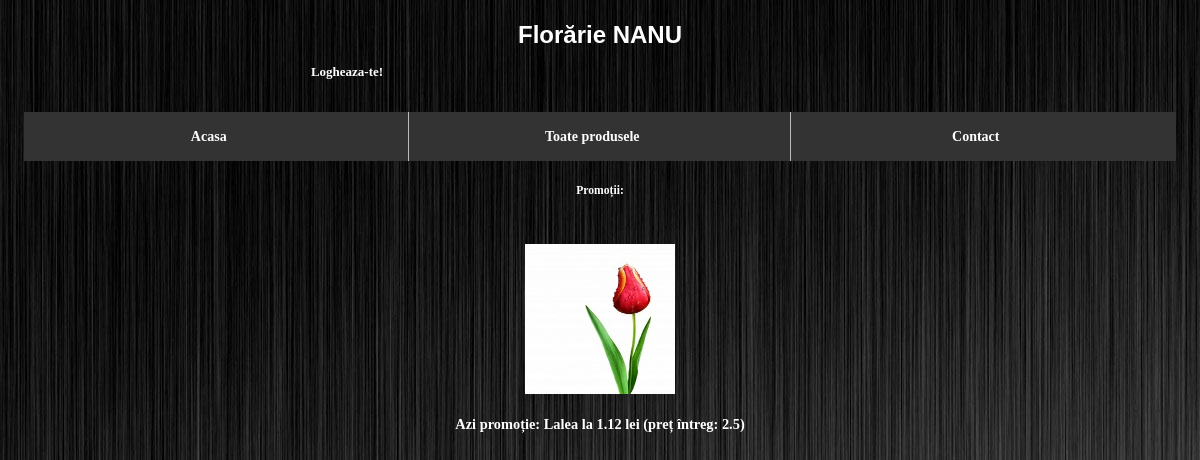
The page / on the database its author committed.
### flori/models.py (models this page shows)
class Produse(models.Model):
    nume=models.CharField(max_length=60)
    poza = models.ImageField(upload_to='poze/', default='poze/none.png',
                                  null=True, blank=True)
    descriere=models.TextField()
    pret=models.FloatField()
    pret_cumparare = models.FloatField()
    stoc=models.IntegerField(default=0)
    tip = models.CharField(max_length=9, choices=tip_CHOICES, default='Floare')

### flori/views.py (the view)
# urls.py: path('', fv.index, name = 'index'),
def index(request):
    cart = _extragere_cos(request)
    return render(request, 'index.html', {'floare_r': floare_r, 'cos': sum(cart.values()),
                                          'username':request.user.username})

### flori/views.py (called while the page is built)
def _extragere_cos(request):
  if not request.session.has_key('cart'):
    return {}
  else:
    return request.session['cart']

### templates/index.html (shortened to what this page needs)
<!DOCTYPE html>
<html lang="en">
<head>
</head>
<body>
{% extends "./base.html" %}
{% load static %}
{% block content %}
<h5>Promoții:</h5>
<div class="listare">
    <a href="{% url 'entry' floare_r.id %}">
        <img  class="poza_l" src="{% static floare_r.poza.url %}" />
        <p>Azi promoție: {{floare_r.nume}} la
                            {{floare_r.pret_cumparare | floatformat:2}} lei (preț întreg: {{floare_r.pret}})</p>
    </a>
</div>
{% endblock content %}

### static/main1.css (style rules this page uses)
body { font: bold 14px/1.5em Verdana; background: url(fundal.jpg) ; background-size: auto; background-color: #cccccc; margin: 1vmax; padding: 1vmax; opacity: 1; color: white; text-align:center; align:center; }
p { text-decoration: none; color: white; font-size:.9rem; }
a { text-decoration: none; color: white; font-size:15px/1.5em; text-align: center; }
.poza_l { width: 150px; height:150px; }
.listare { display: inline-block; margin: 2%; transition: all 0.4s ease-in-out; }

### rows shown on the page
Produse: poza (picture), nume "Lalea", pret_cumparare "1.12", pret "2.5"
